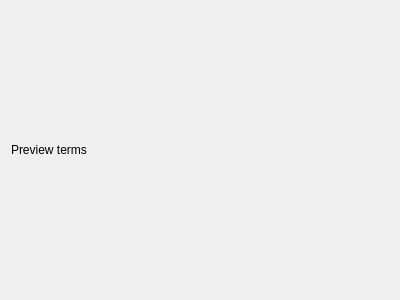
<?xml version="1.0" encoding="UTF-8"?>
<ui version="4.0">
 <class>PreviewDialog</class>
 <widget class="QDialog" name="PreviewDialog">
  <property name="geometry">
   <rect>
    <x>0</x>
    <y>0</y>
    <width>400</width>
    <height>300</height>
   </rect>
  </property>
  <property name="windowTitle">
   <string>Preview set</string>
  </property>
  <layout class="QVBoxLayout" name="verticalLayout">
   <item>
    <widget class="QLabel" name="label">
     <property name="text">
      <string>Preview terms</string>
     </property>
    </widget>
   </item>
   <item>
    <layout class="QVBoxLayout" name="mainLayout"/>
   </item>
  </layout>
 </widget>
 <resources/>
 <connections/>
</ui>
